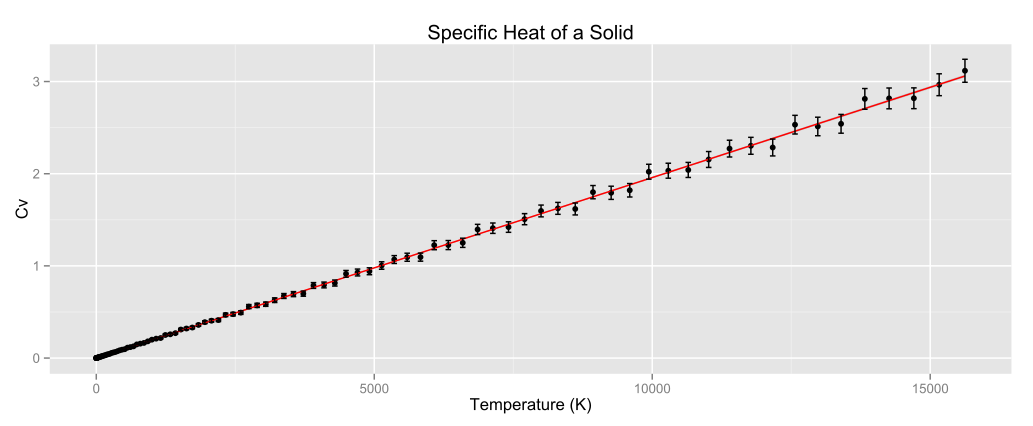

Here is the R script that generated this plot:
library(ggplot2)
library(stats)
setwd("/Users/jason/Documents/projects/ODU/PHYS413/LAB-A/")
source("functions.R")
data <- read.table("Specific Heat of a Solid.txt", header = TRUE, sep = ",")
data$z <- apply(data,1,function(row) row[1]^3)
data$se <- apply(data,1,function(row) row[2]*.04)
data$ymin <- apply(data,1,function(row) row[2] - row[4])
data$ymax <- apply(data,1,function(row) row[2] + row[4])

attach(data)
#CV = 12/5  (π)4 R (T/TD)3
fit  <- lm(y ~ z -1)

limits <- aes(x = z, ymax = ymax, ymin = ymin)
bars <- geom_errorbar(limits, width=100)

a <- ggplotRegression(fit, "Specific Heat of a Solid", "Temperature (K)", "Cv", bars)
print(a)
